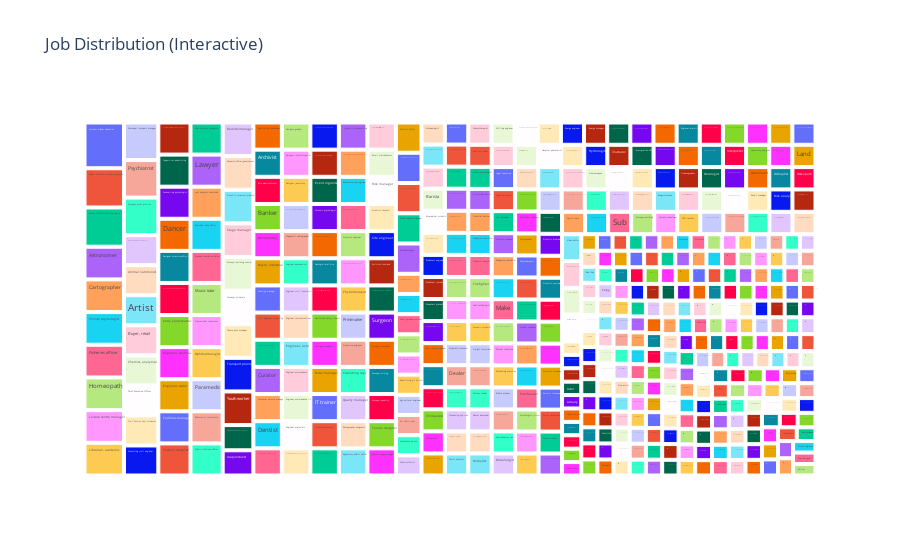

The notebook cell this image was saved under:
### Markdown cell above
## 1. People Analysis

Let's analyze the demographics and characteristics of our workforce.

### Code cell
def analyze_people(df):
    """Comprehensive analysis of people data."""
    print("\n=== People Data Analysis ===")
    
    # Basic statistics
    print("\nBasic Statistics:")
    print(df.describe())
    
    # Age distribution
    plt.figure(figsize=(12, 6))
    sns.histplot(data=df, x='age', bins=30, kde=True)
    plt.title('Age Distribution')
    plt.xlabel('Age')
    plt.ylabel('Count')
    plt.show()
    
    # Age statistics
    print("\nAge Statistics:")
    print(df['age'].describe())
    
    # Top 10 jobs
    plt.figure(figsize=(12, 6))
    job_counts = df['job'].value_counts().head(10)
    plt.barh(job_counts.index, job_counts.values)
    plt.title('Top 10 Jobs')
    plt.xlabel('Count')
    plt.tight_layout()
    plt.show()
    
    # Top companies
    print("\nTop 5 Companies:")
    print(df['company'].value_counts().head())
    
    # Interactive job distribution
    job_dist = df['job'].value_counts().reset_index()
    job_dist.columns = ['Job', 'Count']
    fig = px.treemap(job_dist, path=['Job'], values='Count',
                     title='Job Distribution (Interactive)')
    fig.show()

analyze_people(people_df)

### Figure 1 — Plotly figure (JSON) as saved in the notebook; plotly's stock layout.template omitted (floating-point values rounded to 4 significant figures; data arrays with more than 128 entries replaced by an {"elided": "..."} marker saying what was removed)
{"data": [{"branchvalues": "total", "domain": {"x": [0, 1], "y": [0, 1]}, "hovertemplate": "labels=%{label}<br>Count=%{value}<br>parent=%{parent}<br>id=%{id}<extra></extra>", "ids": {"elided": "518 str values"}, "labels": {"elided": "518 str values"}, "name": "", "parents": {"elided": "518 str values"}, "type": "treemap", "values": {"elided": "518 int values"}}], "layout": {"legend": {"tracegroupgap": 0}, "title": {"text": "Job Distribution (Interactive)"}}}
